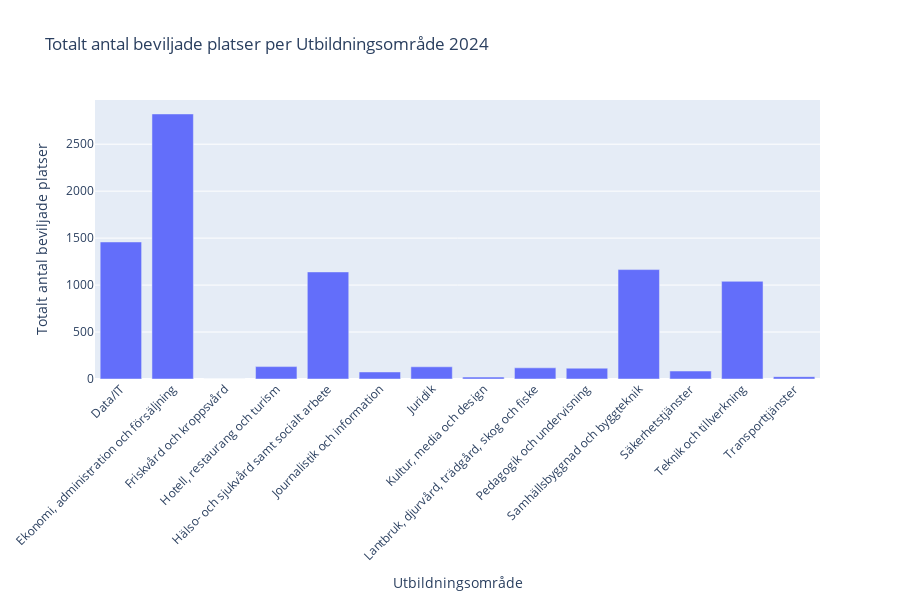

The notebook cell saved with this chart:
### Code cell
import pandas as pd
import plotly.express as px


agg_data = df_resultat_2024.groupby("Utbildningsområde")["Antal beviljade platser start 2024"].sum().reset_index()


fig = px.bar(
    agg_data,
    x="Utbildningsområde",
    y="Antal beviljade platser start 2024",
    title="Totalt antal beviljade platser per Utbildningsområde 2024",
    labels={
        "Utbildningsområde": "Utbildningsområde",
        "Antal beviljade platser start 2024": "Totalt antal beviljade platser"
    }
)


fig.update_layout(
    xaxis_tickangle=-45,
    height=600
)

fig.show()

### Figure 1 — Plotly figure (JSON) as saved in the notebook; plotly's stock layout.template omitted (floating-point values rounded to 4 significant figures)
{"data": [{"hovertemplate": "Utbildningsområde=%{x}<br>Totalt antal beviljade platser=%{y}<extra></extra>", "legendgroup": "", "marker": {"color": "#636efa", "pattern": {"shape": ""}}, "name": "", "orientation": "v", "showlegend": false, "textposition": "auto", "type": "bar", "x": ["Data/IT", "Ekonomi, administration och försäljning", "Friskvård och kroppsvård", "Hotell, restaurang och turism", "Hälso- och sjukvård samt socialt arbete", "Journalistik och information", "Juridik", "Kultur, media och design", "Lantbruk, djurvård, trädgård, skog och fiske", "Pedagogik och undervisning", "Samhällsbyggnad och byggteknik", "Säkerhetstjänster", "Teknik och tillverkning", "Transporttjänster"], "xaxis": "x", "y": [1459, 2822, 0, 132, 1140, 75, 130, 20, 119, 115, 1165, 85, 1040, 25], "yaxis": "y"}], "layout": {"barmode": "relative", "height": 600, "legend": {"tracegroupgap": 0}, "title": {"text": "Totalt antal beviljade platser per Utbildningsområde 2024"}, "xaxis": {"anchor": "y", "domain": [0, 1], "tickangle": -45, "title": {"text": "Utbildningsområde"}}, "yaxis": {"anchor": "x", "domain": [0, 1], "title": {"text": "Totalt antal beviljade platser"}}}}
